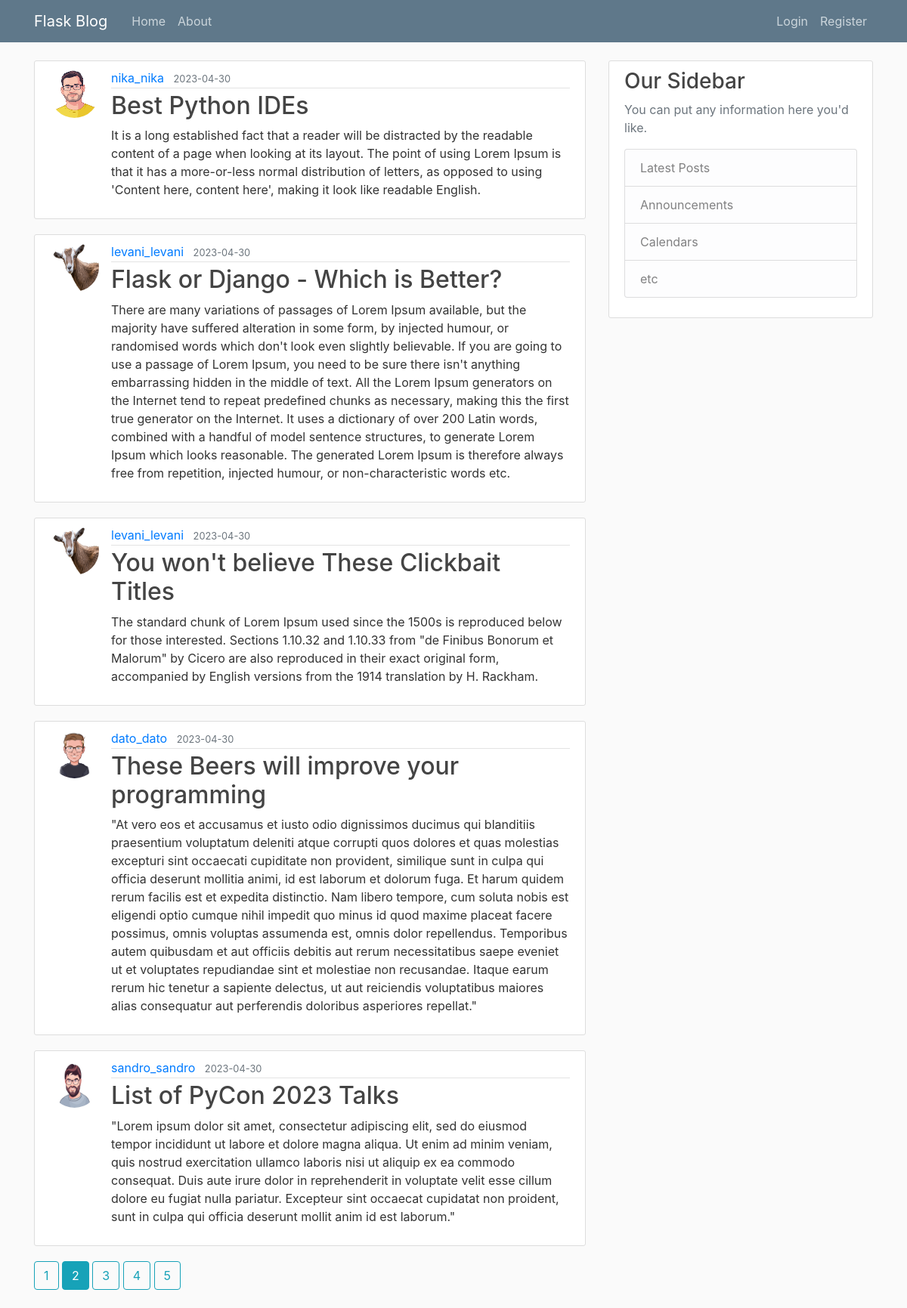
The page /home?page=2 on the database its author committed.
### flaskblog/models.py (models this page shows, shortened)
class Post(db.Model):
    id = db.Column(db.Integer, primary_key=True)
    title = db.Column(db.String(100), nullable=False)
    date_posted = db.Column(db.DateTime, nullable=False,
                            default=datetime.utcnow())
    content = db.Column(db.Text, nullable=False)
    user_id = db.Column(db.Integer, db.ForeignKey('user.id'), nullable=False)

class User(db.Model, UserMixin):
    id = db.Column(db.Integer, primary_key=True)
    username = db.Column(db.String(20), unique=True, nullable=False)
    email = db.Column(db.String(120), unique=True, nullable=False)
    image_file = db.Column(db.String(20), nullable=False,
                           default='default.jpg')
    password = db.Column(db.String(60), nullable=False)
    posts = db.relationship('Post', backref='author', lazy=True)

### flaskblog/main/routes.py (the view)
@main.route("/")
@main.route("/home")
def home():
    page = request.args.get('page', 1, type=int)
    posts = Post.query.order_by(
        Post.date_posted.desc()).paginate(page=page, per_page=5)
    return render_template('home.html', posts=posts)

### flaskblog/templates/home.html
{% extends "layout.html" %}
{% block content %}
{% for post in posts.items %}
<article class="media content-section">
    <img class="rounded-circle article-img"
        src="{{ url_for('static', filename='profile_pics/' + post.author.image_file) }}" alt="">
    <div class="media-body">
        <div class="article-metadata">
            <a class="mr-2" href="{{ url_for('users.user_posts', username=post.author.username) }}">{{
                post.author.username
                }}</a>
            <small class="text-muted">{{ post.date_posted.strftime('%Y-%m-%d') }}</small>
        </div>
        <h2><a class="article-title" href="{{ url_for('posts.post', post_id=post.id) }}">{{ post.title }}</a></h2>
        <p class="article-content">{{ post.content }}</p>
    </div>
</article>
{% endfor %}
{% for page_num in posts.iter_pages(left_edge=1, right_edge=1, left_current=1, right_current=2) %}
{% if page_num %}
{% if posts.page == page_num %}
<a class="btn btn-info mb-4" href="{{ url_for('main.home', page=page_num) }}">{{ page_num }}</a>
{% else %}
<a class="btn btn-outline-info mb-4" href="{{ url_for('main.home', page=page_num) }}">{{ page_num }}</a>
{% endif %}
{% else %}
...
{% endif %}
{% endfor %}
{% endblock content %}

### flaskblog/static/main.css (style rules this page uses)
body { background: #fafafa; color: #333333; margin-top: 5rem; }
h1, h2, h3, h4, h5, h6 { color: #444444; }
.content-section { background: #ffffff; padding: 10px 20px; border: 1px solid #dddddd; border-radius: 3px; margin-bottom: 20px; }
.article-title { color: #444444; }
.article-content { white-space: pre-line; }
.article-img { height: 65px; width: 65px; margin-right: 16px; }
.article-metadata { padding-bottom: 1px; margin-bottom: 4px; border-bottom: 1px solid #e3e3e3; }

### rows shown on the page
Post: image_file (picture), author.username "nika_nika", date_posted "2023-04-30", title "Best Python IDEs", content "It is a long established fact that a reader will be distracted by the readable content of a page when looking at its layout. The point of using Lorem Ipsum is that it has a more-or-less normal distribution of letters, as opposed to using 'Content here, content here', making it look like readable English."
Post: image_file (picture), author.username "levani_levani", date_posted "2023-04-30", title "Flask or Django - Which is Better?", content "There are many variations of passages of Lorem Ipsum available, but the majority have suffered alteration in some form, by injected humour, or randomised words which don't look even slightly believable. If you are going to use a passage of Lorem Ipsum, you need to be sure there isn't anything embarrassing hidden in the middle of text. All the Lorem Ipsum generators on the Internet tend to repeat predefined chunks as necessary, making this the first true generator on the Internet. It uses a dictionary of over 200 Latin words, combined with a handful of model sentence structures, to generate Lorem Ipsum which looks reasonable. The generated Lorem Ipsum is therefore always free from…"
Post: image_file (picture), author.username "levani_levani", date_posted "2023-04-30", title "You won't believe These Clickbait Titles", content "The standard chunk of Lorem Ipsum used since the 1500s is reproduced below for those interested. Sections 1.10.32 and 1.10.33 from \"de Finibus Bonorum et Malorum\" by Cicero are also reproduced in their exact original form, accompanied by English versions from the 1914 translation by H. Rackham."
Post: image_file (picture), author.username "dato_dato", date_posted "2023-04-30", title "These Beers will improve your programming", content "\"At vero eos et accusamus et iusto odio dignissimos ducimus qui blanditiis praesentium voluptatum deleniti atque corrupti quos dolores et quas molestias excepturi sint occaecati cupiditate non provident, similique sunt in culpa qui officia deserunt mollitia animi, id est laborum et dolorum fuga. Et harum quidem rerum facilis est et expedita distinctio. Nam libero tempore, cum soluta nobis est eligendi optio cumque nihil impedit quo minus id quod maxime placeat facere possimus, omnis voluptas assumenda est, omnis dolor repellendus. Temporibus autem quibusdam et aut officiis debitis aut rerum necessitatibus saepe eveniet ut et voluptates repudiandae sint et molestiae non recusandae. Itaque…"
Post: image_file (picture), author.username "sandro_sandro", date_posted "2023-04-30", title "List of PyCon 2023 Talks", content "\"Lorem ipsum dolor sit amet, consectetur adipiscing elit, sed do eiusmod tempor incididunt ut labore et dolore magna aliqua. Ut enim ad minim veniam, quis nostrud exercitation ullamco laboris nisi ut aliquip ex ea commodo consequat. Duis aute irure dolor in reprehenderit in voluptate velit esse cillum dolore eu fugiat nulla pariatur. Excepteur sint occaecat cupidatat non proident, sunt in culpa qui officia deserunt mollit anim id est laborum.\""

### other values the page prints
{{ page_num }} "1" "3" "4" "5"
{{ page_num }} "2"
